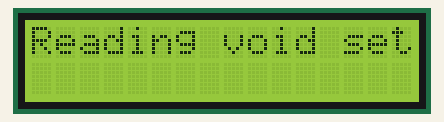
Recording of a sketch running on a simulated Arduino Uno, built with avr-gcc and run on an emulated ATmega328P. Shown: 16×2 character LCD.

Above: at 0.2 s.
At 6.2 s:
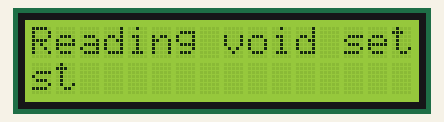
At 8.2 s:
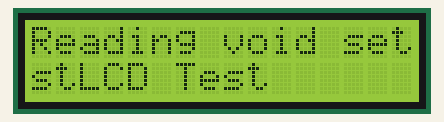
At 10.2 s:
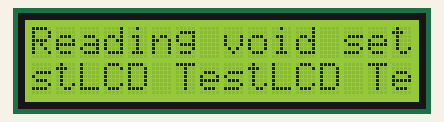
At 16.3 s:
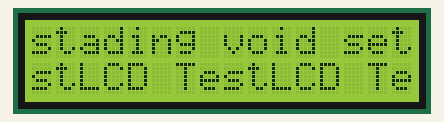
At 20.3 s:
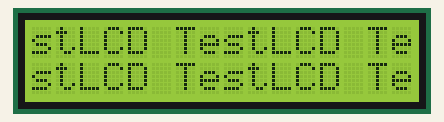

Measured:
- what the display in image 1 shows lasts 2.0 s, from 6.2 s to 8.2 s
- what the display in image 3 shows lasts 6.0 s, from 10.2 s to 16.2 s

The sketch:

lcd-test.ino
```cpp
#include <Wire.h>
#include <LiquidCrystal_I2C.h>

LiquidCrystal_I2C lcd(0x27, 16, 2); // I2C address 0x27, 16 columns and 2 rows

void setup()
{
  lcd.init();
  lcd.backlight();
  lcd.begin(16, 2);
  lcd.clear();
  lcd.setCursor(0,0);
  lcd.print("Reading void setup");
  delay(2000); // Display "LCD Test" for 2 seconds
}

void loop()
{
  lcd.print("LCD Test");
  delay(2000); // Display "LCD Test" for 2 seconds
}
```
